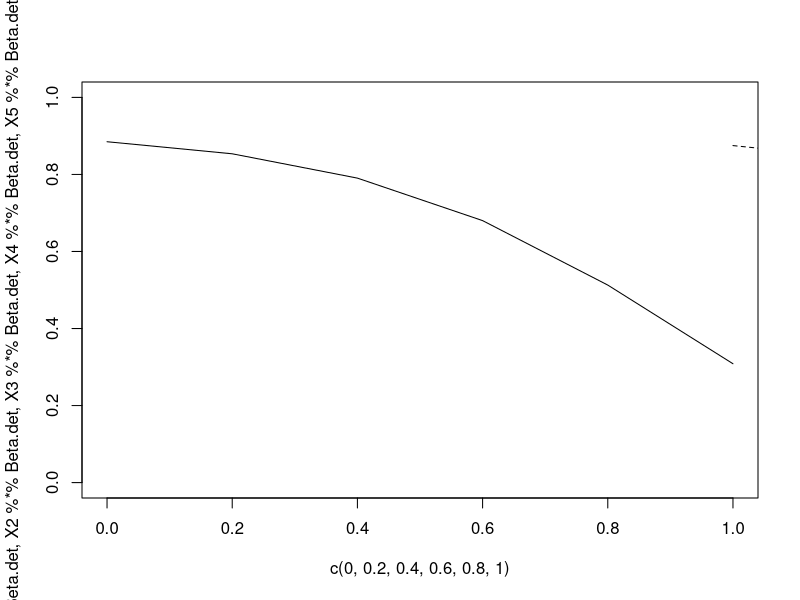

Generate this figure with R:
Beta.det=c(1,-.4,-.5,-1.2,.05,-.2,.2)
X1=c(1,0,0,0,4,0,0)
X2=c(1,0,.2,.04,4,0,0)
X3=c(1,0,.4,.16,4,0,0)
X4=c(1,0,.6,.36,4,0,0)
X5=c(1,0,.8,.64,4,0,0)  #estimated detection probability
X6=c(1,0,1,1,4,0,0)  #estimated detection probability

plot(c(0,.2,.4,.6,.8,1),pnorm(rep(0,6),mean=c(X1%*%Beta.det,X2%*%Beta.det,X3%*%Beta.det,X4%*%Beta.det,X5%*%Beta.det,X6%*%Beta.det),lower.tail=FALSE),type="l",ylim=c(0,1))

Beta.det=c(1.2,1.0,0.8,-.6,-.6,-.9,-1,0,.3)
X1=c(0,1,0,0,0,0,0,4,.5)
X2=c(0,1,0,1,0,0,0,4,.5)
X3=c(0,1,0,0,1,0,0,4,.5)
X4=c(0,1,0,0,0,1,0,4,.5)
X5=c(0,1,0,0,0,0,1,4,.5)  #estimated detection probability
X1=c(0,1,0,0,0,0,0,4,.5)
X2=c(0,1,0,1,0,0,0,4,.5)
X3=c(0,1,0,0,1,0,0,4,.5)
X4=c(0,1,0,0,0,1,0,4,.5)
X5=c(0,1,0,0,0,0,1,4,.5)  #estimated detection probability

lines(c(1:5),pnorm(rep(0,5),mean=c(X1%*%Beta.det,X2%*%Beta.det,X3%*%Beta.det,X4%*%Beta.det,X5%*%Beta.det),lower.tail=FALSE),lty=2)


legend(4,.9,c('True','Estimated'),lty=c(1:2))


